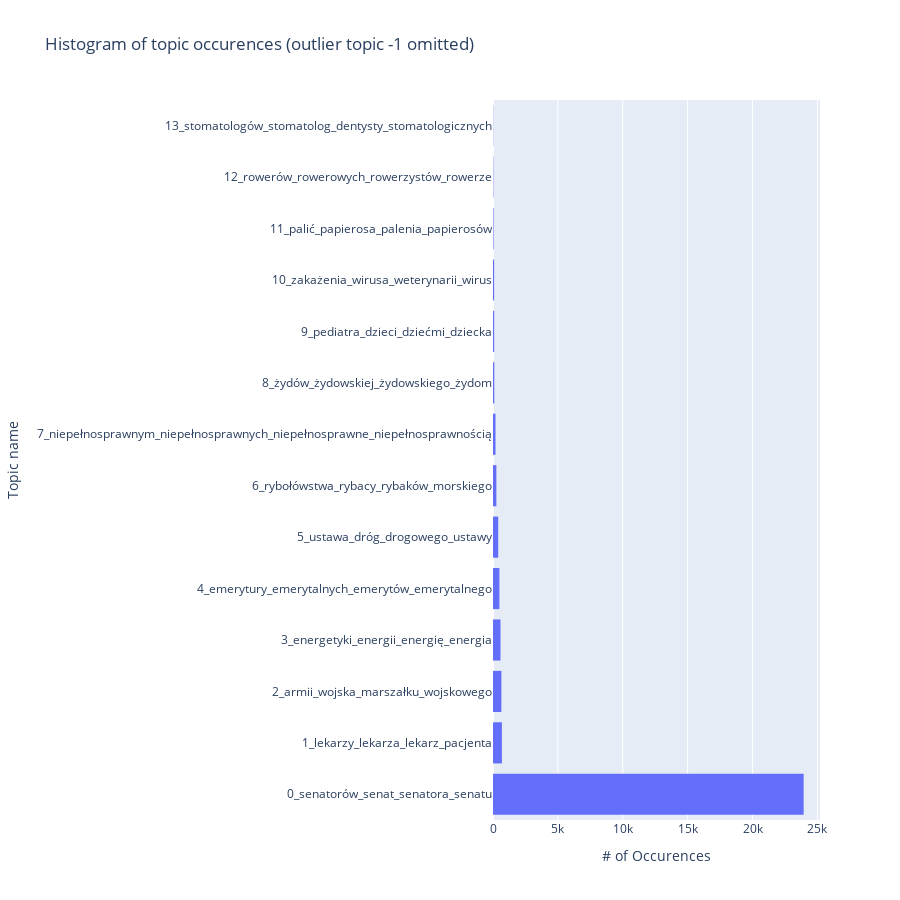

Write notebook code for a chart like this one.
### Code cell
ignore_outlier = True
topic_info_df = topic_model.get_topic_info()
if (ignore_outlier):
    topic_info_df = topic_info_df.loc[topic_info_df.Topic != -1]

fig = px.histogram(y=topic_info_df['Name'], x=topic_info_df['Count'], orientation='h', title='Histogram of topic occurences' + (' (outlier topic -1 omitted)' if ignore_outlier else ''))
fig.update_layout(height=900)
fig.update_xaxes(title_text='# of Occurences')

# Update y-axis label
fig.update_yaxes(title_text='Topic name')
fig.show()

### Figure 1 — Plotly figure (JSON) as saved in the notebook; plotly's stock layout.template omitted (floating-point values rounded to 4 significant figures)
{"data": [{"alignmentgroup": "True", "bingroup": "y", "histfunc": "sum", "hovertemplate": "sum of x=%{x}<br>y=%{y}<extra></extra>", "legendgroup": "", "marker": {"color": "#636efa", "pattern": {"shape": ""}}, "name": "", "offsetgroup": "", "orientation": "h", "showlegend": false, "type": "histogram", "x": [23940, 685, 646, 577, 493, 402, 260, 193, 98, 88, 85, 43, 28, 18], "xaxis": "x", "y": ["0_senatorów_senat_senatora_senatu", "1_lekarzy_lekarza_lekarz_pacjenta", "2_armii_wojska_marszałku_wojskowego", "3_energetyki_energii_energię_energia", "4_emerytury_emerytalnych_emerytów_emerytalnego", "5_ustawa_dróg_drogowego_ustawy", "6_rybołówstwa_rybacy_rybaków_morskiego", "7_niepełnosprawnym_niepełnosprawnych_niepełnosprawne_niepełnosprawnością", "8_żydów_żydowskiej_żydowskiego_żydom", "9_pediatra_dzieci_dziećmi_dziecka", "10_zakażenia_wirusa_weterynarii_wirus", "11_palić_papierosa_palenia_papierosów", "12_rowerów_rowerowych_rowerzystów_rowerze", "13_stomatologów_stomatolog_dentysty_stomatologicznych"], "yaxis": "y"}], "layout": {"barmode": "relative", "height": 900, "legend": {"tracegroupgap": 0}, "title": {"text": "Histogram of topic occurences (outlier topic -1 omitted)"}, "xaxis": {"anchor": "y", "domain": [0, 1], "title": {"text": "# of Occurences"}}, "yaxis": {"anchor": "x", "domain": [0, 1], "title": {"text": "Topic name"}}}}
